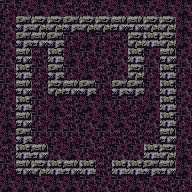

A level layout from a 2D game, rendered from its tile map. Below: a short description, then the map file with its tile-grid data intact:
An orthogonal 12x12 tile map with 16x16 px tiles, 1 tile layer (tile) and 32 objects.

<map version="1.0" tiledversion="1.1.2" orientation="orthogonal" renderorder="right-down" width="12" height="12" tilewidth="16" tileheight="16" infinite="0" nextobjectid="87">
 <tileset firstgid="1" source="tileset.tsx" />
 <layer name="tile" width="12" height="12">
  <data encoding="csv">
6,7,8,8,9,9,7,8,8,7,8,8,
7,4,2,2,4,2,2,5,5,2,2,8,
7,4,5,4,6,8,6,9,2,3,2,8,
7,5,9,3,8,6,7,7,3,7,5,7,
6,3,6,4,6,8,9,7,2,6,3,6,
6,5,9,2,5,4,6,4,4,7,3,7,
7,3,6,8,9,8,8,6,6,8,3,7,
8,5,6,8,9,7,8,8,9,7,3,6,
8,4,6,6,6,7,6,9,9,9,5,7,
9,3,5,7,8,6,9,7,7,3,2,8,
6,5,2,3,5,3,9,3,3,4,5,8,
8,8,7,8,8,6,7,6,8,7,9,6
</data>
 </layer>
 <objectgroup name="furniture">
  <object id="36" gid="49" x="48" y="160" width="16" height="16">
   <properties>
    <property name="activationtarget" value="[[2, 5]]" />
   </properties>
  </object>
  <object id="37" gid="49" x="32" y="64" width="16" height="16">
   <properties>
    <property name="activationtarget" value="[[9, 5]]" />
   </properties>
  </object>
  <object id="38" gid="49" x="144" y="64" width="16" height="16">
   <properties>
    <property name="activationtarget" value="[[6, 5]]" />
   </properties>
  </object>
  <object id="40" gid="12" x="96" y="96" width="16" height="16" />
  <object id="41" gid="12" x="32" y="96" width="16" height="16" />
  <object id="44" gid="10" x="96" y="176" width="16" height="16" />
  <object id="45" gid="52" x="48" y="128" width="16" height="16" />
  <object id="46" gid="52" x="128" y="128" width="16" height="16" />
  <object id="52" gid="12" x="144" y="96" width="16" height="16" />
  <object id="64" gid="73" x="64" y="144" width="16" height="16" />
  <object id="65" gid="73" x="96" y="128" width="16" height="16" />
  <object id="66" gid="73" x="112" y="112" width="16" height="16" />
  <object id="67" gid="73" x="80" y="80" width="16" height="16" />
  <object id="68" gid="73" x="64" y="64" width="16" height="16" />
  <object id="69" gid="73" x="128" y="160" width="16" height="16" />
  <object id="70" gid="73" x="144" y="80" width="16" height="16" />
  <object id="71" gid="73" x="80" y="192" width="16" height="16" />
  <object id="72" gid="73" x="128" y="16" width="16" height="16" />
  <object id="73" gid="73" x="0" y="64" width="16" height="16" />
  <object id="74" gid="73" x="112" y="64" width="16" height="16" />
  <object id="75" gid="73" x="32" y="112" width="16" height="16" />
  <object id="76" gid="72" x="64" y="64" width="16" height="16" />
  <object id="77" gid="72" x="112" y="64" width="16" height="16" />
  <object id="78" gid="29" x="80" y="48" width="16" height="16" />
  <object id="79" gid="77" x="112" y="48" width="16" height="16" />
  <object id="80" gid="77" x="64" y="80" width="16" height="16" />
  <object id="81" gid="78" x="112" y="80" width="16" height="16" />
 </objectgroup>
 <objectgroup name="item">
  <object id="82" gid="212" x="112" y="64" width="16" height="16">
   <properties>
    <property name="probability" value="50" />
   </properties>
  </object>
  <object id="83" gid="214" x="64" y="64" width="16" height="16">
   <properties>
    <property name="probability" value="50" />
   </properties>
  </object>
 </objectgroup>
 <objectgroup name="creature">
  <object id="84" gid="250" x="32" y="80" width="16" height="16">
   <properties>
    <property name="probability" value="100" />
   </properties>
  </object>
  <object id="85" gid="248" x="144" y="80" width="16" height="16">
   <properties>
    <property name="probability" value="100" />
   </properties>
  </object>
  <object id="86" gid="248" x="96" y="64" width="16" height="16">
   <properties>
    <property name="probability" value="50" />
   </properties>
  </object>
 </objectgroup>
 <objectgroup name="description" />
</map>
